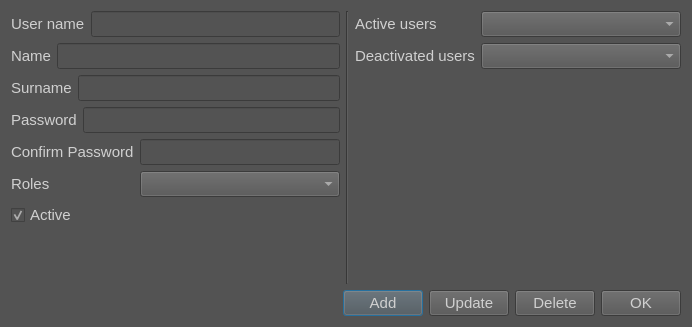
<?xml version="1.0" encoding="UTF-8"?>
<ui version="4.0">
 <class>UserMangerDialog</class>
 <widget class="QDialog" name="UserMangerDialog">
  <property name="enabled">
   <bool>true</bool>
  </property>
  <property name="geometry">
   <rect>
    <x>0</x>
    <y>0</y>
    <width>690</width>
    <height>327</height>
   </rect>
  </property>
  <property name="font">
   <font>
    <pointsize>11</pointsize>
   </font>
  </property>
  <property name="windowTitle">
   <string>User manager</string>
  </property>
  <property name="windowIcon">
   <iconset resource="../resources.qrc">
    <normaloff>:/images/Icon/e-icon-32.png</normaloff>:/images/Icon/e-icon-32.png</iconset>
  </property>
  <property name="styleSheet">
   <string notr="true">color: rgb(208, 208, 208);
background-color: rgb(83, 83, 83);
</string>
  </property>
  <layout class="QVBoxLayout" name="verticalLayout_3">
   <item>
    <layout class="QHBoxLayout" name="horizontalLayout_9">
     <item>
      <layout class="QVBoxLayout" name="verticalLayout">
       <item>
        <layout class="QHBoxLayout" name="horizontalLayout_3">
         <item>
          <widget class="QLabel" name="userNameLbl">
           <property name="font">
            <font>
             <pointsize>11</pointsize>
            </font>
           </property>
           <property name="styleSheet">
            <string notr="true">color: rgb(208, 208, 208);</string>
           </property>
           <property name="text">
            <string>User name</string>
           </property>
          </widget>
         </item>
         <item>
          <widget class="QLineEdit" name="userNameLineEdit">
           <property name="minimumSize">
            <size>
             <width>200</width>
             <height>0</height>
            </size>
           </property>
           <property name="font">
            <font>
             <pointsize>11</pointsize>
            </font>
           </property>
           <property name="contextMenuPolicy">
            <enum>Qt::ContextMenuPolicy::DefaultContextMenu</enum>
           </property>
           <property name="styleSheet">
            <string notr="true"/>
           </property>
           <property name="frame">
            <bool>true</bool>
           </property>
           <property name="echoMode">
            <enum>QLineEdit::EchoMode::Normal</enum>
           </property>
           <property name="alignment">
            <set>Qt::AlignmentFlag::AlignLeading|Qt::AlignmentFlag::AlignLeft|Qt::AlignmentFlag::AlignVCenter</set>
           </property>
           <property name="cursorMoveStyle">
            <enum>Qt::CursorMoveStyle::VisualMoveStyle</enum>
           </property>
          </widget>
         </item>
        </layout>
       </item>
       <item>
        <layout class="QHBoxLayout" name="horizontalLayout_4">
         <item>
          <widget class="QLabel" name="nameLbl">
           <property name="font">
            <font>
             <pointsize>11</pointsize>
            </font>
           </property>
           <property name="styleSheet">
            <string notr="true">color: rgb(208, 208, 208);</string>
           </property>
           <property name="text">
            <string>Name</string>
           </property>
          </widget>
         </item>
         <item>
          <widget class="QLineEdit" name="nameLineEdit">
           <property name="minimumSize">
            <size>
             <width>200</width>
             <height>0</height>
            </size>
           </property>
           <property name="font">
            <font>
             <pointsize>11</pointsize>
            </font>
           </property>
           <property name="styleSheet">
            <string notr="true"/>
           </property>
           <property name="echoMode">
            <enum>QLineEdit::EchoMode::Normal</enum>
           </property>
           <property name="cursorMoveStyle">
            <enum>Qt::CursorMoveStyle::VisualMoveStyle</enum>
           </property>
          </widget>
         </item>
        </layout>
       </item>
       <item>
        <layout class="QHBoxLayout" name="horizontalLayout_5">
         <item>
          <widget class="QLabel" name="surnameLbl">
           <property name="font">
            <font>
             <pointsize>11</pointsize>
            </font>
           </property>
           <property name="styleSheet">
            <string notr="true">color: rgb(208, 208, 208);</string>
           </property>
           <property name="text">
            <string>Surname</string>
           </property>
          </widget>
         </item>
         <item>
          <widget class="QLineEdit" name="surnameLineEdit">
           <property name="minimumSize">
            <size>
             <width>200</width>
             <height>0</height>
            </size>
           </property>
           <property name="font">
            <font>
             <pointsize>11</pointsize>
            </font>
           </property>
           <property name="styleSheet">
            <string notr="true"/>
           </property>
           <property name="echoMode">
            <enum>QLineEdit::EchoMode::Normal</enum>
           </property>
          </widget>
         </item>
        </layout>
       </item>
       <item>
        <layout class="QHBoxLayout" name="horizontalLayout_6">
         <item>
          <widget class="QLabel" name="passwordLbl">
           <property name="font">
            <font>
             <pointsize>11</pointsize>
            </font>
           </property>
           <property name="styleSheet">
            <string notr="true">color: rgb(208, 208, 208);</string>
           </property>
           <property name="text">
            <string>Password</string>
           </property>
          </widget>
         </item>
         <item>
          <widget class="QLineEdit" name="passwordLineEdit">
           <property name="minimumSize">
            <size>
             <width>200</width>
             <height>0</height>
            </size>
           </property>
           <property name="font">
            <font>
             <pointsize>11</pointsize>
            </font>
           </property>
           <property name="styleSheet">
            <string notr="true"/>
           </property>
           <property name="echoMode">
            <enum>QLineEdit::EchoMode::Password</enum>
           </property>
          </widget>
         </item>
        </layout>
       </item>
       <item>
        <layout class="QHBoxLayout" name="horizontalLayout_7">
         <item>
          <widget class="QLabel" name="confirmPasswordLbl">
           <property name="font">
            <font>
             <pointsize>11</pointsize>
            </font>
           </property>
           <property name="styleSheet">
            <string notr="true">color: rgb(208, 208, 208);</string>
           </property>
           <property name="text">
            <string>Confirm Password</string>
           </property>
          </widget>
         </item>
         <item>
          <widget class="QLineEdit" name="confirmPasswordLineEdit">
           <property name="minimumSize">
            <size>
             <width>200</width>
             <height>0</height>
            </size>
           </property>
           <property name="font">
            <font>
             <pointsize>11</pointsize>
            </font>
           </property>
           <property name="styleSheet">
            <string notr="true"/>
           </property>
           <property name="echoMode">
            <enum>QLineEdit::EchoMode::Password</enum>
           </property>
          </widget>
         </item>
        </layout>
       </item>
       <item>
        <layout class="QHBoxLayout" name="horizontalLayout_8">
         <item>
          <widget class="QLabel" name="rolesLbl">
           <property name="font">
            <font>
             <pointsize>11</pointsize>
            </font>
           </property>
           <property name="styleSheet">
            <string notr="true">color: rgb(208, 208, 208);</string>
           </property>
           <property name="text">
            <string>Roles</string>
           </property>
          </widget>
         </item>
         <item>
          <widget class="QComboBox" name="rolesComboBox">
           <property name="minimumSize">
            <size>
             <width>200</width>
             <height>0</height>
            </size>
           </property>
           <property name="font">
            <font>
             <pointsize>11</pointsize>
            </font>
           </property>
           <property name="styleSheet">
            <string notr="true"/>
           </property>
          </widget>
         </item>
        </layout>
       </item>
       <item>
        <widget class="QCheckBox" name="activeCheckBox">
         <property name="font">
          <font>
           <pointsize>11</pointsize>
          </font>
         </property>
         <property name="text">
          <string>Active</string>
         </property>
         <property name="checked">
          <bool>true</bool>
         </property>
        </widget>
       </item>
       <item>
        <spacer name="verticalSpacer">
         <property name="orientation">
          <enum>Qt::Orientation::Vertical</enum>
         </property>
         <property name="sizeHint" stdset="0">
          <size>
           <width>20</width>
           <height>40</height>
          </size>
         </property>
        </spacer>
       </item>
      </layout>
     </item>
     <item>
      <widget class="Line" name="line_2">
       <property name="orientation">
        <enum>Qt::Orientation::Vertical</enum>
       </property>
      </widget>
     </item>
     <item>
      <layout class="QVBoxLayout" name="verticalLayout_2">
       <item>
        <layout class="QHBoxLayout" name="horizontalLayout">
         <item>
          <widget class="QLabel" name="activeUsersListLbl">
           <property name="sizePolicy">
            <sizepolicy hsizetype="Minimum" vsizetype="Minimum">
             <horstretch>0</horstretch>
             <verstretch>0</verstretch>
            </sizepolicy>
           </property>
           <property name="font">
            <font>
             <pointsize>11</pointsize>
            </font>
           </property>
           <property name="styleSheet">
            <string notr="true">color: rgb(208, 208, 208);</string>
           </property>
           <property name="text">
            <string>Active users</string>
           </property>
          </widget>
         </item>
         <item>
          <widget class="QComboBox" name="activeUsersComboBox">
           <property name="minimumSize">
            <size>
             <width>200</width>
             <height>0</height>
            </size>
           </property>
           <property name="font">
            <font>
             <pointsize>11</pointsize>
            </font>
           </property>
           <property name="styleSheet">
            <string notr="true"/>
           </property>
          </widget>
         </item>
        </layout>
       </item>
       <item>
        <layout class="QHBoxLayout" name="horizontalLayout_2">
         <item>
          <widget class="QLabel" name="deactivatedUsersListLbl">
           <property name="sizePolicy">
            <sizepolicy hsizetype="Minimum" vsizetype="Minimum">
             <horstretch>0</horstretch>
             <verstretch>0</verstretch>
            </sizepolicy>
           </property>
           <property name="font">
            <font>
             <pointsize>11</pointsize>
            </font>
           </property>
           <property name="styleSheet">
            <string notr="true">color: rgb(208, 208, 208);</string>
           </property>
           <property name="text">
            <string>Deactivated users</string>
           </property>
          </widget>
         </item>
         <item>
          <widget class="QComboBox" name="deactivatedUsersListComboBox">
           <property name="minimumSize">
            <size>
             <width>200</width>
             <height>0</height>
            </size>
           </property>
           <property name="font">
            <font>
             <pointsize>11</pointsize>
            </font>
           </property>
           <property name="styleSheet">
            <string notr="true"/>
           </property>
          </widget>
         </item>
        </layout>
       </item>
       <item>
        <spacer name="verticalSpacer_2">
         <property name="orientation">
          <enum>Qt::Orientation::Vertical</enum>
         </property>
         <property name="sizeHint" stdset="0">
          <size>
           <width>20</width>
           <height>40</height>
          </size>
         </property>
        </spacer>
       </item>
      </layout>
     </item>
    </layout>
   </item>
   <item>
    <layout class="QHBoxLayout" name="horizontalLayout_10">
     <item>
      <spacer name="horizontalSpacer">
       <property name="orientation">
        <enum>Qt::Orientation::Horizontal</enum>
       </property>
       <property name="sizeHint" stdset="0">
        <size>
         <width>40</width>
         <height>20</height>
        </size>
       </property>
      </spacer>
     </item>
     <item>
      <widget class="QPushButton" name="addUserBtn">
       <property name="text">
        <string>Add</string>
       </property>
      </widget>
     </item>
     <item>
      <widget class="QPushButton" name="updateUserBtn">
       <property name="text">
        <string>Update</string>
       </property>
      </widget>
     </item>
     <item>
      <widget class="QPushButton" name="deleteUserBtn">
       <property name="text">
        <string>Delete</string>
       </property>
      </widget>
     </item>
     <item>
      <widget class="QPushButton" name="okBtn">
       <property name="text">
        <string>OK</string>
       </property>
      </widget>
     </item>
    </layout>
   </item>
  </layout>
 </widget>
 <resources>
  <include location="../resources.qrc"/>
 </resources>
 <connections/>
</ui>
